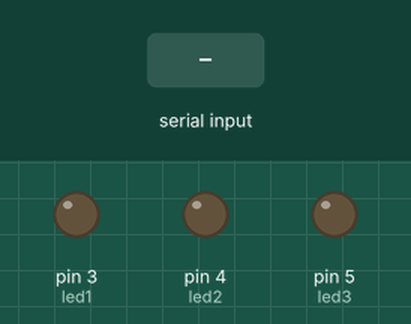
A sketch run on a simulated Arduino Uno, built with avr-gcc and run on an emulated ATmega328P. Parts: output pins drawn as LEDs (lit = HIGH). The test bench sets the inputs (shaded band).

Above: at 1.2 s.
1.3 s: "1" received over Serial
At 1.6 s:
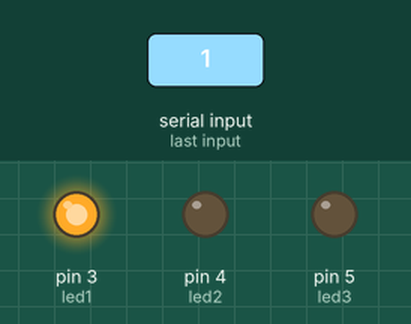
2.8 s: "2" received over Serial
At 3.9 s:
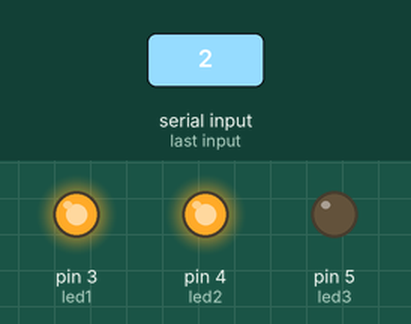
4.3 s: "3" received over Serial
At 5.1 s:
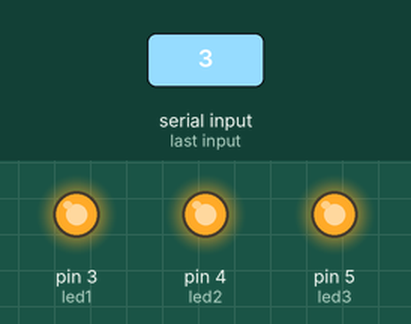
5.8 s: "1" received over Serial
At 6.2 s:
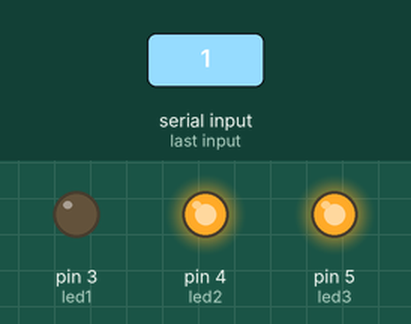
7.3 s: "2" received over Serial
At 8.6 s:
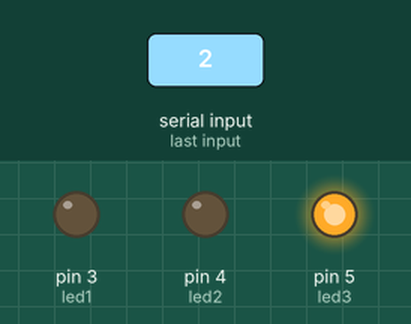
Timing chart, 0 to 9.8 s (numbered marks = the images above; inputs shaded):
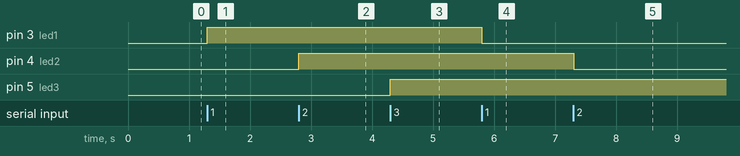

Measured:
- after the input at 1.3 s, pin 3 (led1): LOW → HIGH at once
- after the input at 2.8 s, pin 4 (led2): LOW → HIGH at once
- after the input at 4.3 s, pin 5 (led3): LOW → HIGH at once
- after the input at 5.8 s, pin 3 (led1): HIGH → LOW at once
- after the input at 7.3 s, pin 4 (led2): HIGH → LOW at once

The sketch:

Project_python.ino
```cpp
const int led1 = 3;
const int led2 = 4;
const int led3 = 5;
int a, b, c;

void setup() {
  Serial.begin(9600);
  pinMode(led1, OUTPUT);
  pinMode(led2, OUTPUT);
  pinMode(led3, OUTPUT);
}

void loop() {
  char inChar = (char)Serial.read();

  if ( inChar == '1'){
    a++ ;
    if (a > 1) { a = 0; }
    if (a == 1) {
      digitalWrite(led1,HIGH);
    }
    else {
      digitalWrite(led1,LOW);
    }
  }

  if ( inChar == '2'){
    b++ ;
    if (b > 1) { b = 0; }
    if (b == 1) {
      digitalWrite(led2,HIGH);
    }
    else {
      digitalWrite(led2,LOW);
    }
  }

  if ( inChar == '3'){
    c++ ;
    if (c > 1) { c = 0; }
    if (c == 1) {
      digitalWrite(led3,HIGH);
    }
    else {
      digitalWrite(led3,LOW);
    }
  }
}
```
